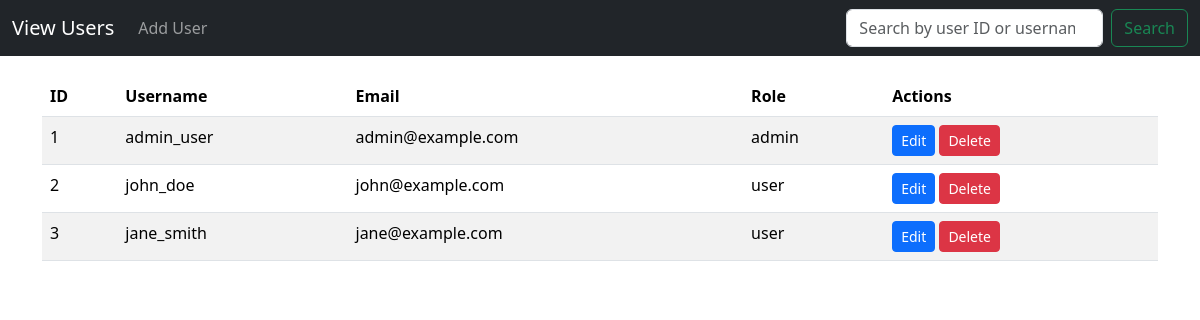
The app's page /admin/users/ViewUsers.php with its own data.
### tables this page shows
CREATE TABLE Users (
    user_id INT PRIMARY KEY AUTO_INCREMENT,
    username VARCHAR(50) UNIQUE NOT NULL,
    email VARCHAR(100) UNIQUE NOT NULL,
    password VARCHAR(100) NOT NULL,
    photo VARCHAR(255),
    created_at TIMESTAMP DEFAULT CURRENT_TIMESTAMP,
    reputations INT,
    role ENUM('admin', 'user') NOT NULL DEFAULT 'user'
);

### Utils/config.php (called while the page is built, shortened)
<?php
$domain = "http://localhost/se-project/";

### Services/UserService.php (called while the page is built, shortened)
<?php
class UserService implements Service
{
    private $db;
    public function __construct()
    {
        $dbConnection = new DBConnection();
        $this->db = $dbConnection->getConnection();
    }
    public function getAll(): array
    {
        $query = "SELECT * FROM Users";
        $stmt = $this->db->query($query);
        $userDataArray = $stmt->fetchAll(PDO::FETCH_ASSOC);
        $users = [];
        foreach ($userDataArray as $userData) {
            $users[] = new User(
                $userData['user_id'],
                $userData['username'],
                $userData['email'],
                $userData['password'],
                $userData['photo'],
                $userData['created_at'],
                $userData['reputations'],
                $userData['role']
            );
        }
        return $users;
    }
}

### Utils/DBConnection.php (called while the page is built, shortened)
<?php
class DBConnection
{
    private string $host = 'localhost';
    private string $db_name = 'se-project';
    private string $username = 'root';
    private string $password = '';
    public function getConnection()
    {
        $this->conn = null;
        try {
            $this->conn = new PDO("mysql:host={$this->host};dbname={$this->db_name}", $this->username, $this->password);
            $this->conn->setAttribute(PDO::ATTR_ERRMODE, PDO::ERRMODE_EXCEPTION);
        } catch (PDOException $exception) {
            echo "Connection error: " . $exception->getMessage();
        }
        return $this->conn;
    }
}

### Models/User.php (called while the page is built, shortened)
<?php
class User {
    public function __construct(int $user_id, string $username, string $email, string $password, ?string $photo, string $created_at, int $reputations, string $role) {
        $this->user_id = $user_id;
        $this->username = $username;
        $this->email = $email;
        $this->role = $role;
    }
}

### admin/users/ViewUsers.php (the view, shortened to what this page needs)
<?php
require_once __DIR__."/../../Utils/config.php";
$userService = new UserService();
$users = [];
if (isset($_GET['search'])) {
    $searchTerm = trim(strtolower($_GET['search']));
    if (!empty($searchTerm)) {
        try {
            if (is_numeric($searchTerm)) {
                $users = [$userService->getById((int)$searchTerm)];
            } else {
                $users = $userService->getByUsername($searchTerm);
            }
        } catch (Exception $e) {
            $error = 'An error occurred while searching: ' . $e->getMessage();
        }
    } else {
        $error = 'Please enter a valid search term.';
        $users = $userService->getAll();
    }
} else {
    $users = $userService->getAll();
}
?>
<!DOCTYPE html>
<html lang="en">
<head>
    <link rel="stylesheet" href="<?php echo $domain; ?>/css/bootstrap.min.css" />
</head>
<body>
    <nav class="navbar navbar-dark navbar-expand-lg bg-dark fixed-top">
        <div class="container-fluid">
            <a class="navbar-brand" href="ViewUsers.php">View Users</a>
            <div class="collapse navbar-collapse" id="navbarScroll">
                <ul class="navbar-nav me-auto my-2 my-lg-0 navbar-nav-scroll" style="--bs-scroll-height: 100px;">
                    <li class="nav-item">
                        <a class="nav-link" href="AddUser.php">Add User</a>
                    </li>
                </ul>
                <form class="d-flex" role="search" action="ViewUsers.php" method="GET">
                    <input class="form-control me-2" type="search" placeholder="Search by user ID or username"
                        aria-label="Search" name="search">
                    <button class="btn btn-outline-success" type="submit">Search</button>
                </form>
            </div>
        </div>
    </nav>
    <div class="container">
        <table class="table table-striped">
            <thead>
                <tr>
                    <th>ID</th>
                    <th>Username</th>
                    <th>Email</th>
                    <th>Role</th>
                    <th>Actions</th>
                </tr>
            </thead>
            <tbody>
                <?php
                if ($users) {
                    foreach ($users as $user) {
                            echo "<tr>";
                            echo "<td>" . $user->user_id . "</td>";
                            echo "<td>" . $user->username . "</td>";
                            echo "<td>" . $user->email . "</td>";
                            echo "<td>" . $user->role . "</td>";
                            echo "<td>";
                            echo "<a href='EditUser.php?id=" . $user->user_id . "' class='btn btn-primary btn-sm'>Edit</a>";
                            echo "<a href='DeleteUser.php?id=" . $user->user_id . "' class='btn btn-danger btn-sm'>Delete</a>";
                            echo "</td>";
                            echo "</tr>";
                    }
                } else {
                        echo "<tr><td colspan='5'>No users found</td></tr>";
                }
                ?>
            </tbody>
        </table>
    </div>
</body>
</html>

### admin/users/ViewUsers.php (style rules this page uses)
body { padding-top: 56px; }
.container { margin-top: 20px; }

### records on screen
users: user_id "1", username "admin_user", email "admin@example.com", role "admin"
users: user_id "2", username "john_doe", email "john@example.com", role "user"
users: user_id "3", username "jane_smith", email "jane@example.com", role "user"
